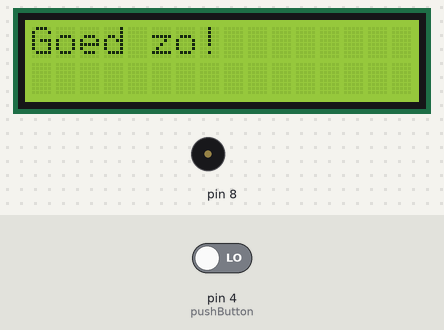
A sketch run on a simulated Arduino Uno, built with avr-gcc and run on an emulated ATmega328P. Parts: 16×2 character LCD, buzzer (waves = sounding). The inputs (shaded band) are chosen by the test bench; at power-on: pin 4 (pushButton) LOW. Random numbers use the default seed unless the sketch sets one; what the sketch prints to the serial monitor is not drawn.

Above: at 1.2 s.
1.3 s: pin 4 (pushButton) driven HIGH
At 10.5 s:
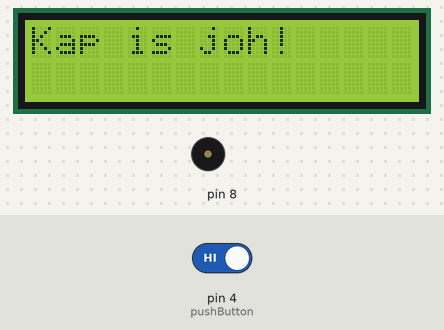
14.6 s: pin 4 (pushButton) driven LOW
At 16.5 s:
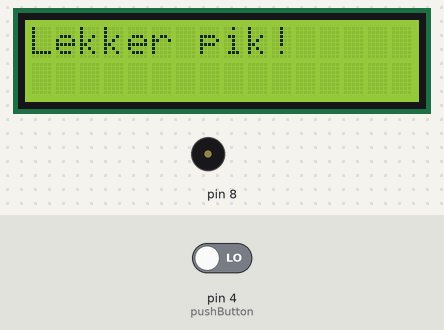
25.6 s: pin 4 (pushButton) driven HIGH
At 36.2 s:
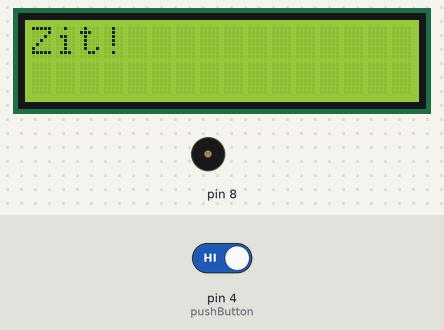
Timing chart, 0 to 52.7 s (numbered marks = the images above; inputs shaded):
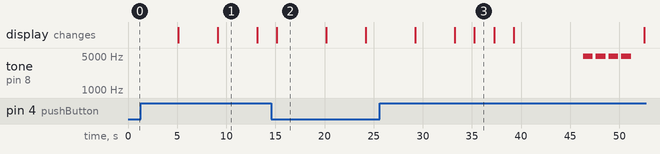

Measured:
- after the input at 25.6 s, tone on pin 8: alternates 4978 Hz for 1.0 s and silent for 0.30 s, 8 changes in all, then stays silent, starting after 20.7 s
- what the display in image 1 shows lasts 4.0 s, from 9.1 s to 13.1 s
- what the display in image 2 shows lasts 5.0 s, from 15.2 s to 20.2 s

The sketch:

useless-shoe.ino
```cpp
#include <LiquidCrystal_I2C.h>

#define NOTE_DS8 4978

extern volatile unsigned long timer0_overflow_count;
int pushButton = 4;
int counter = 0;

LiquidCrystal_I2C lcd(0x3F, 2, 1, 0, 4, 5, 6, 7, 3, POSITIVE);

void setup() {
  lcd.begin(16, 2);
  lcd.clear();
  Serial.begin(9600);
  pinMode(pushButton, INPUT);

}

void loop() {
  int buttonState = digitalRead(pushButton);
  if (buttonState) {
    randomNegMssg();
    resetCurrentTime();
    timer();
  } else {
    randomPosMssg();
    delay(5000);
    displayCurrentTime();
    delay(3000);
  }
  delay(1000);
}

void resetCurrentTime () {
  //dit reset de timer
  timer0_overflow_count = 0;
}

void displayCurrentTime () {
  // deze functie zorgt ervoor dat je de tijd ziet waarvan je hebt gezeten
  lcd.clear();
  lcd.print(( timer0_overflow_count)/60000);
  lcd.print(" minuten still gezeten");
}

void randomPosMssg()
{
  //deze functie zorgt voor een willekeurig positief bericht
  int randomNum = random(4);
  if ( randomNum == 3)
  {
    lcd.clear();
    lcd.println("Goed zo!");
  }
    else if (randomNum == 2)
  {
    lcd.clear();
    lcd.println("Lekker pik!");
  }
    else
  {
    lcd.clear();
    lcd.println("Zitte blijve!");
    }
}

void randomNegMssg()
// deze functie zorgt voor een willekeurig negatief bericht
{
  int randomNum = random(4);
    if ( randomNum  == 3)
  {
    lcd.clear();
    lcd.println("Stop maar!");
  }
    else if (randomNum  == 2)
    {
    lcd.clear();
    lcd.println("Zit!");
    }
    else
  {
    lcd.clear();
    lcd.println("Kap is joh!");
    }

}

void timer() {
 //deze functie zorgt ervoor dat de melodie na 10 seconden gaat afspelen
  int buttonState = digitalRead(pushButton);
  Serial.println("test");
    if (buttonState)
 {
      delay(1000);
      counter++;
      Serial.println(counter);
  }
    else
  {

  }

  if (counter == 10)
  {
    playNegativeMelody ();
  }

}

void playNegativeMelody () {
  // deze functie zorgt voor het negatieve geluidje
  int melody[] = { NOTE_DS8, NOTE_DS8, NOTE_DS8, NOTE_DS8 };

  int noteDurations[] = { 1, 1, 1, 1};

  for (int thisNote = 0; thisNote < 4; thisNote++) {
    int noteDuration = 1000 / noteDurations[thisNote];
    tone(8, melody[thisNote], noteDuration);
    int pauseBetweenNotes = noteDuration * 1.30;
    delay(pauseBetweenNotes);
    noTone(8);
  }
}
```
